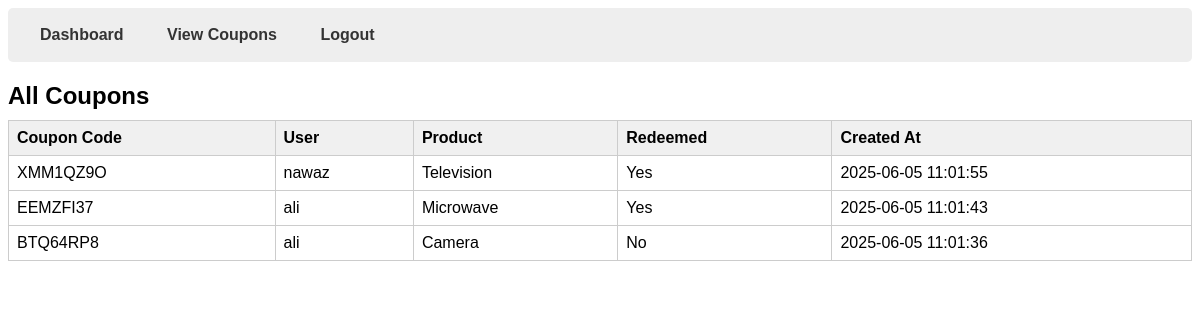
The app's page /view_coupons.php (signed in) with its own data.
### tables this page shows
CREATE TABLE `coupons` (
  `id` int(11) NOT NULL,
  `code` varchar(255) NOT NULL,
  `user_id` int(11) NOT NULL,
  `product_id` int(11) NOT NULL,
  `redeemed` tinyint(1) DEFAULT 0,
  `created_at` timestamp NOT NULL DEFAULT current_timestamp()
);

CREATE TABLE `users` (
  `user_id` int(11) NOT NULL,
  `user_name` varchar(255) NOT NULL,
  `user_email` varchar(255) NOT NULL,
  `user_password` varchar(255) NOT NULL,
  `role_id` int(11) NOT NULL
);

CREATE TABLE `products` (
  `id` int(11) NOT NULL,
  `name` varchar(100) NOT NULL,
  `price` decimal(10,2) NOT NULL,
  `discount` varchar(50) NOT NULL
);

### view_coupons.php (the view, shortened to what this page needs)
<?php
include('db.php');
$coupons = mysqli_query($conn, "
    SELECT c.code, c.redeemed, c.created_at, u.user_name, p.name AS product_name
    FROM coupons c
    JOIN users u ON c.user_id = u.user_id
    JOIN products p ON c.product_id = p.id
    ORDER BY c.created_at DESC
");
?>
<!DOCTYPE html>
<html>
<head>
</head>
<body>
    <div class="topnav">
        <a href="admin_dashboard.php">Dashboard</a>
        <a href="view_coupons.php">View Coupons</a>
        <a href="logout.php">Logout</a>
    </div>
    <h2>All Coupons</h2>
    <table>
        <thead>
            <tr>
                <th>Coupon Code</th>
                <th>User</th>
                <th>Product</th>
                <th>Redeemed</th>
                <th>Created At</th>
            </tr>
        </thead>
        <tbody>
            <?php while ($c = mysqli_fetch_assoc($coupons)): ?>
            <tr>
                <td><?= htmlspecialchars($c['code']) ?></td>
                <td><?= htmlspecialchars($c['user_name']) ?></td>
                <td><?= htmlspecialchars($c['product_name']) ?></td>
                <td><?= $c['redeemed'] ? 'Yes' : 'No' ?></td>
                <td><?= htmlspecialchars($c['created_at']) ?></td>
            </tr>
            <?php endwhile; ?>
        </tbody>
    </table>
</body>
</html>

### view_coupons.php (style rules this page uses)
body { font-family: sans-serif; }
h2 { margin-bottom: 10px; }
table { border-collapse: collapse; width: 100%; margin-bottom: 30px; }
th, td { border: 1px solid #ccc; padding: 8px; text-align: left; }
th { background-color: #f0f0f0; }
.topnav { background-color: #eee; padding: 10px 20px; margin-bottom: 20px; border-radius: 5px; }
.topnav a { margin-right: 15px; text-decoration: none; color: #333; font-weight: bold; padding: 8px 12px; border-radius: 4px; display: inline-block; transition: background-color 0.3s, color 0.3s; }

### records on screen
coupons: code "XMM1QZ9O", user.user_name "nawaz", product.name "Television", redeemed "Yes", created_at "2025-06-05 11:01:55"
coupons: code "EEMZFI37", user.user_name "ali", product.name "Microwave", redeemed "Yes", created_at "2025-06-05 11:01:43"
coupons: code "BTQ64RP8", user.user_name "ali", product.name "Camera", redeemed "No", created_at "2025-06-05 11:01:36"
